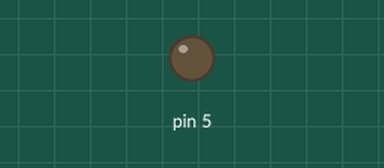
Simulated run of this sketch. Board: Arduino Uno, built with avr-gcc and run on an emulated ATmega328P. On the bench: output pins drawn as LEDs (lit = HIGH).

Above: at 0.15 s.
Timing chart, 0 to 1.6 s (numbered marks = the images above):
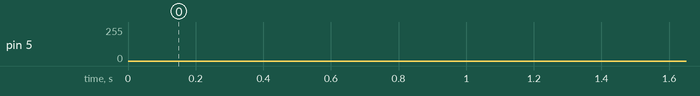

The sketch:

fadeOne_PWM.ino
```cpp
// Fade One LED with (PWM)   http://arduino.cc/en/Reference/AnalogWrite

void setup()  {
  pinMode(5, OUTPUT);
}

void loop()  {
  for(int i=0;i<255;i++){   //fade in
    analogWrite(5, i);
    delay(1);
  }
  for(int i=255;i>0;i--){   //fade out
    analogWrite(5, i);
    delay(1);
  }

}
```
